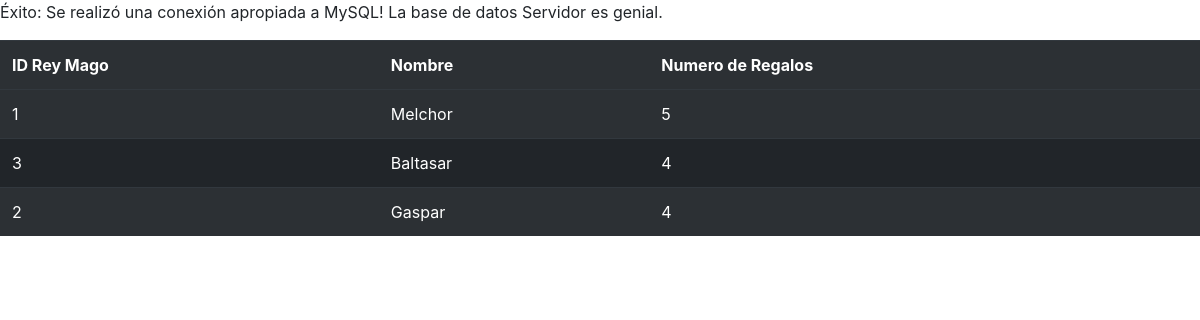
The app's page /Práctica/Ejercicio3/Ejercicio3.php with its own data.
### tables this page shows
CREATE TABLE `reyesmagos` (
  `idReyMago` int(11) NOT NULL,
  `nombreReyMago` varchar(45) DEFAULT NULL
);

### Práctica/Ejercicio3/Ejercicio3.php (the view, shortened to what this page needs)
<!DOCTYPE html>
<html>
<head>
<link rel="stylesheet" href="https://maxcdn.bootstrapcdn.com/bootstrap/4.0.0/css/bootstrap.min.css">
</head>
<body>
<table class="table table-striped table-dark">
<tr>
<th>ID Rey Mago</th>
<th>Nombre</th>
<th>Numero de Regalos</th>
</tr>
<tr>
<?php
$conexion = mysqli_connect("127.0.0.1", "root", "root", "PracticaPhp");
if (!$conexion)
{
echo "<p>Error: No se pudo conectar a MySQL.</p>";
}
Else
{
    echo "<p>Éxito: Se realizó una conexión apropiada a MySQL! La base de datos Servidor es genial.</p>";
    $query = "SELECT reyesmagos.idReyMago as 'ID Rey Mago',
    reyesmagos.nombreReyMago as 'Nombre',
    count(regalos.idReyMagoFK1) as 'Numero de Regalos'
    FROM reyesmagos, regalos
    WHERE reyesmagos.idReyMago = regalos.idReyMagoFK1
    GROUP BY regalos.idReyMagoFK1
    ORDER BY 3 DESC";
    $res = mysqli_query($conexion, $query);
    while ($row = mysqli_fetch_row($res))
    {
    echo "<tr>";
    for($i = 0; $i < count($row); $i++)
    {
    echo "<td>$row[$i]</td>";
    }
    echo "</tr>";
    }
}
?>
</table>
</body>
</html>

### records on screen
reyesmagos: idReyMago "1", nombreReyMago "Melchor", i "5"
reyesmagos: idReyMago "3", nombreReyMago "Baltasar", i "4"
reyesmagos: idReyMago "2", nombreReyMago "Gaspar", i "4"
